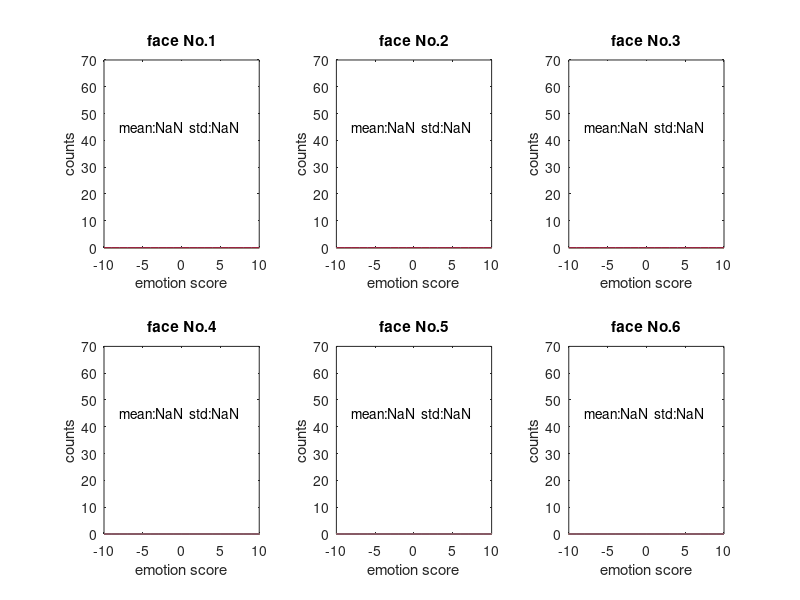

The MATLAB script that drew this image: (Note: this script raises an error after producing the figure.)
clear all;
close all;
 
singleOutlierStd= 2; 
overallOutlierStd = 2;
 
files = dir( 'Ensem_result_*.txt');
subjectNum = length(files);
 
data_raw = cell(subjectNum,5,6);
data_normed_byFace = cell(subjectNum,5,6);
data_normed_byIden = cell(subjectNum,5,6);
 
%====== these are the matrix you need ======%
avg_raw = zeros(subjectNum,5,3);
avg_normed_byFace = zeros(subjectNum,5,3);
avg_normed_byIden = zeros(subjectNum,5,3);
%===========================================%
 
 
%===== Read in data & Exclude Outlier======%
 
    % exclude outlier based on subject's own std
    raw_byFace_computeOutlier = cell(6);
    sub_low = zeros(subjectNum,6);
    sub_high = zeros(subjectNum,6);
 
    for sub = 1:subjectNum
        [isExp cond target judgement noBreak stairCase t1 t2 t3 t4 s1 s2 s3 s4 rep p1 p2 p3 p4]= textread(files(sub).name,'%d %d %d %d %d %d %f %f %f %f %d %d %d %d %d %d %d %d %d');
        temp_byFace = cell(6);
 
        for i=1:length(isExp)
            if noBreak(i) && isExp(i)
                temp_byFace{target(i)}(end+1) = judgement(i);
            end
        end
         
        for i = 1:6
            sub_low(sub,i) = mean(temp_byFace{i}) - singleOutlierStd * std(temp_byFace{i});
            sub_high(sub,i) = mean(temp_byFace{i}) + singleOutlierStd * std(temp_byFace{i});
        end
         
        for i=1:length(isExp)
            if isExp(i)
                isOutlier = judgement(i)< sub_low(sub,target(i)) && judgement(i) > sub_high(sub,target(i));
                if noBreak(i) && isExp(i) && ~isOutlier
                    raw_byFace_computeOutlier{target(i)}(end+1) = judgement(i);
                end
            end
        end
         
    end
     
    % exclude outlier based on overall distribution
    all_high = [];
    all_low = [];
    for i=1:6
        all_high(i) = mean(raw_byFace_computeOutlier{i}) + overallOutlierStd *std(raw_byFace_computeOutlier{i});
        all_low(i) = mean(raw_byFace_computeOutlier{i}) - overallOutlierStd *std(raw_byFace_computeOutlier{i});
    end
 
    for sub = 1:subjectNum
         [isExp cond target judgement noBreak stairCase t1 t2 t3 t4 s1 s2 s3 s4 rep p1 p2 p3 p4]= textread(files(sub).name,'%d %d %d %d %d %d %f %f %f %f %d %d %d %d %d %d %d %d %d');
         for i=1:length(isExp)
            if isExp(i) && noBreak(i)
                isOutlier_sub = judgement(i)>sub_high(sub,target(i)) || judgement(i)<sub_low(sub,target(i));
                isOutlier_all = judgement(i)>all_high(target(i)) || judgement(i)<all_low(target(i));
                if noBreak(i) && ~isOutlier_all  && ~isOutlier_sub
                    data_raw{sub,cond(i),target(i)}(end+1) = judgement(i);
                end
            end
        end
    end
     
% ======== Draw Overall Distribution Chart==== %      
 
figure
        for j = 1:6
        x_dis = -10:10;
        y_dis = zeros(21);
         
        for i = 1:length(raw_byFace_computeOutlier{j})
            iden = raw_byFace_computeOutlier{j}(i) +11;
            y_dis(iden) = y_dis(iden)+1;
        end
         
        subplot(2,3,j)
            plot(x_dis,y_dis);
            axis([-10,10,0,70]);
            stat = {['mean:' num2str(mean(raw_byFace_computeOutlier{j})) '  std:' num2str(std(raw_byFace_computeOutlier{j}))]};
            text(-8,45,stat);
            text(all_high(j),5,'|');
            text(all_low(j),5,'|');
            ylabel('counts');
            xlabel('emotion score');
            title(['face No.' num2str(j) ]);
 
        end
     
%====== Normalized Data By Identity ========%
 
    % get average & std for each identity
    for sub = 1:subjectNum
         
    for identity = 1:2
        temp = [];
        for face = 3*identity-2 : 3*identity
                for ensum = 1:5
                    for i = 1:length(data_raw{sub,ensum,face})
                    temp(end+1) = data_raw{sub,ensum,face}(i); end
                end
        end
        avg_iden(identity) = nanmean(temp);
        std_iden(identity) = nanstd(temp);
    end
 
    % nomalization
        for face = 1:6
            if face >= 1 && face <= 3 iden = 1; end
            if face >= 4 && face <= 6 iden = 2; end
                for ensum = 1:5
                    for i = 1:length(data_raw{sub,ensum,face})
                    data_normed_byIden{sub,ensum,face}(i) = (data_raw{sub,ensum,face}(i)-avg_iden(iden)) / std_iden(iden); end
                end
         end
    end
 
%======Normalized Data By Face ========%
 
% get average & std for each identity
 
    for sub = 1:subjectNum
        avg_face = [];
        std_face = [];
   
        for face = 1:6
            temp = [];
            for ensum = 1:5
                for i = 1:length(data_raw{sub,ensum,face})
                temp(end+1) = data_raw{sub,ensum,face}(i); end
            end
            avg_face(face) = nanmean(temp);
            std_face(face) = nanstd(temp);
        end
 
        % nomalization
        for face = 1:6
            for ensum = 1:5
                for i = 1:length(data_raw{sub,ensum,face})
                     
                data_normed_byFace{sub,ensum,face}(i) = (data_raw{sub,ensum,face}(i)-avg_face(face)) / std_face(face); end
            end
        end
    end
     
%==== Get Mean ====%    
 
    avg_raw = zeros(subjectNum,5,3);
    avg_normed_byIden = zeros(subjectNum,5,3);
    avg_normed_byFace = zeros(subjectNum,5,3);
    temp_raw = cell(subjectNum,5,3);
    temp_normed_byIden = cell(subjectNum,5,3);
    temp_normed_byFace = cell(subjectNum,5,3);
     
    for face = 1:6
        if face == 1 || face == 4 emotion = 1; end
        if face == 2 || face == 5 emotion = 2; end
        if face == 3 || face == 6 emotion = 3; end
             
        for sub = 1:subjectNum
            for ensum = 1:5
            temp_raw{sub,ensum,emotion}(end+1) = mean(data_raw{sub,ensum,face});
            temp_normed_byFace{sub,ensum,emotion}(end+1) = mean(data_normed_byFace{sub,ensum,face});
            temp_normed_byIden{sub,ensum,emotion}(end+1) = mean(data_normed_byIden{sub,ensum,face});
            end
        end
    end
     
    for emotion = 1:3
        for sub = 1:subjectNum
            for ensum = 1:5
            avg_raw(sub,ensum,emotion) = mean(temp_raw{sub,ensum,emotion});
            avg_normed_byFace(sub,ensum,emotion) = mean(temp_normed_byFace{sub,ensum,emotion});
            avg_normed_byIden(sub,ensum,emotion) = mean(temp_normed_byIden{sub,ensum,emotion});
            end
        end
    end
     
    disp(avg_normed_byFace);

    
    overall = [];
    for ensum = 1:5
        temp = [];
        for sub = 1:subjectNum
            for emotion  =1:3
                temp(end+1) = avg_normed_byFace(sub,ensum,emotion);
            end
        end
        overall(ensum) = mean(temp);
    end
    disp('overall average');
    disp('most negative ensum condition ---------- most positive');
    disp(overall);
    
    %=== ANOVA ====%
    anova = zeros(0,4);
    
    for ensum = 1:5
        for sub = 1:subjectNum
            for emotion  =1:3
                temp = [avg_normed_byFace(sub,ensum,emotion) ensum emotion sub]
                anova(end+1,:) = temp;
            end
        end
    end
    
    RMAOV2(anova);
 
%     x = cell(1,5);
%     y = cell(1,5);
%     
%     mapping = [1 2 3 1 2 3];
%     for ensum = 1:5
%         for sub = 1:subjectNum
%             for face = 1:6
%                y{ensum}(end+1) = avg_normed_byFace(sub,ensum,mapping(face));
%                x{ensum}(end+1) = mapping(face);
%             end
%         end
%     end
%     
%     style = ['rx' 'mo' 'b*' 'y#' 'gv'];
%    figure
%         scatter(x{1},y{1},style(1));
%         hold on;
%         for i  = 2:5
%         scatter(x{i},y{i},style(i));       
%         end
%         lsline;
%         xlabel('Emotion');
%         ylabel('percieved average emotion(normalized by face)');
%         title('scatter plot based on mean data');
%         legend('4F','3F1H','2F2H','1F3H','4H');